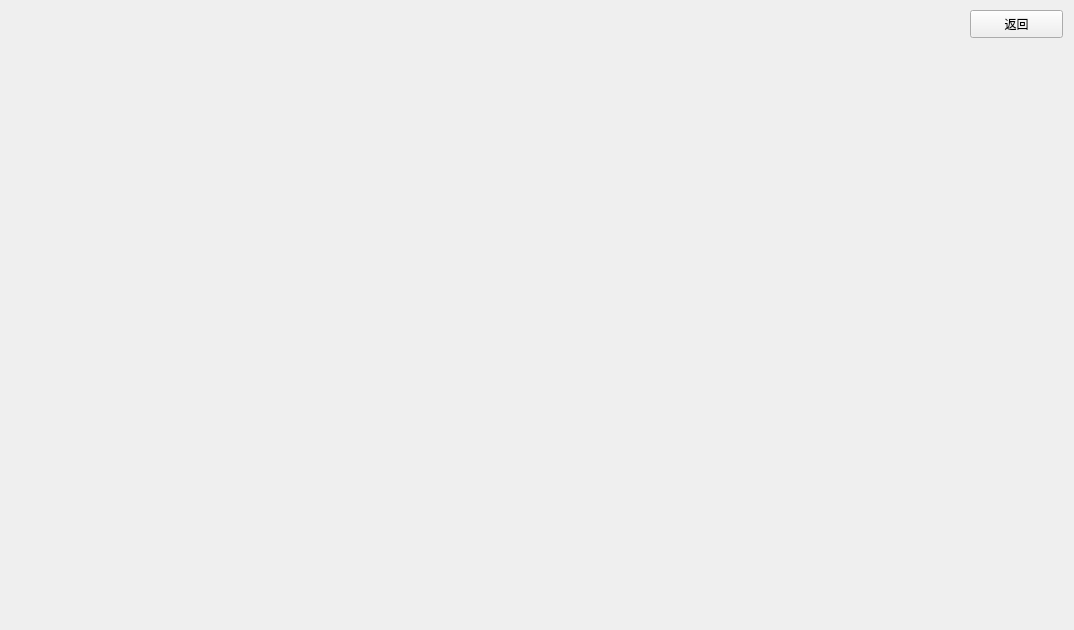
<?xml version="1.0" encoding="UTF-8"?>
<ui version="4.0">
 <class>CorrectHomework</class>
 <widget class="QWidget" name="CorrectHomework">
  <property name="geometry">
   <rect>
    <x>0</x>
    <y>0</y>
    <width>1074</width>
    <height>630</height>
   </rect>
  </property>
  <property name="windowTitle">
   <string>批改作业界面</string>
  </property>
  <widget class="QPushButton" name="exitbtn">
   <property name="geometry">
    <rect>
     <x>970</x>
     <y>10</y>
     <width>93</width>
     <height>28</height>
    </rect>
   </property>
   <property name="text">
    <string>返回</string>
   </property>
  </widget>
 </widget>
 <layoutdefault spacing="6" margin="11"/>
 <resources/>
 <connections/>
</ui>
